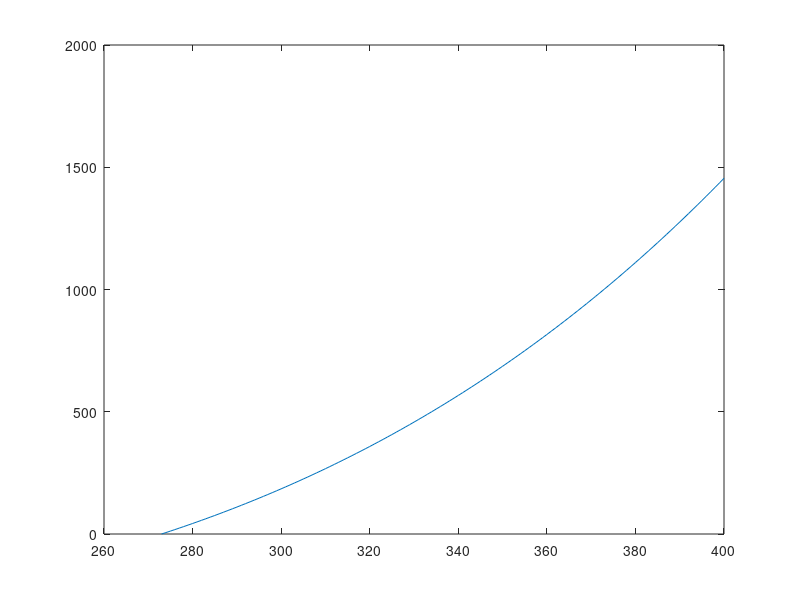

MATLAB code to generate this figure:
clear; clc; close all;

% Description: Solves a Radiation Heat Transfer Problem using
% False-Position Method

sigma   = 5.6703e-8;    % [W/m^2/K^4]
Ah      = 2;            % [m^2]
Tc      = 273;          % [K]
e       = 0.64;

q = @(Th) e*sigma.*(Th.^4 - Tc.^4).*Ah; % [W]

Th = 273:1:400;
plot(Th,q(Th))  
